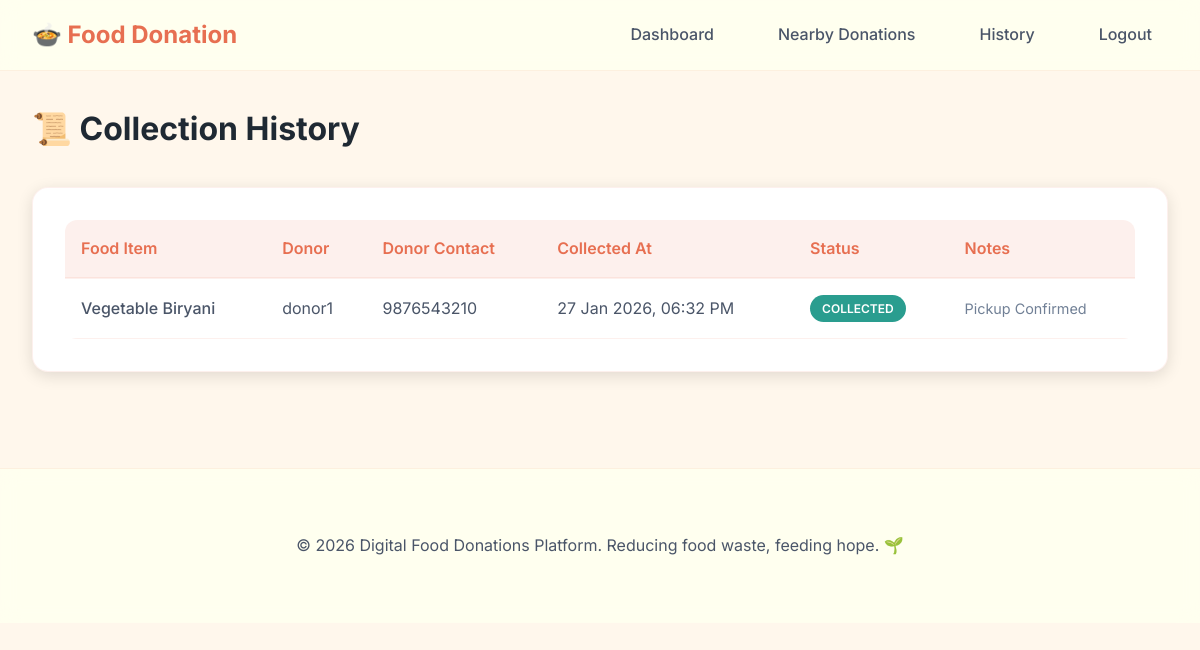
The page /ngo/history (signed in) on the database its author committed.
### models.py (models this page shows, shortened)
class Donation(db.Model):
    __tablename__ = 'donation'
    id = db.Column(db.Integer, primary_key=True)
    donor_id = db.Column(db.Integer, db.ForeignKey('user.id'), nullable=False)
    food_name = db.Column(db.String(150), nullable=False)
    quantity = db.Column(db.String(50), nullable=False)
    food_time = db.Column(db.String(20), nullable=False)  # morning/afternoon/night
    expiry_datetime = db.Column(db.DateTime, nullable=False)
    location = db.Column(db.String(100), nullable=False)
    description = db.Column(db.Text, nullable=True)
    status = db.Column(db.String(20), default='available')  # available/accepted/collected/expired
    accepted_by = db.Column(db.Integer, db.ForeignKey('ngo.id'), nullable=True)
    created_at = db.Column(db.DateTime, default=datetime.utcnow)
    updated_at = db.Column(db.DateTime, default=datetime.utcnow, onupdate=datetime.utcnow)
    requests = db.relationship('Request', backref='donation', lazy=True)
    acceptor = db.relationship('NGO', backref='accepted_donations', foreign_keys=[accepted_by])

class User(db.Model, UserMixin):
    __tablename__ = 'user'
    id = db.Column(db.Integer, primary_key=True)
    username = db.Column(db.String(80), unique=True, nullable=False)
    email = db.Column(db.String(120), unique=True, nullable=False)
    password_hash = db.Column(db.String(200), nullable=False)
    phone_number = db.Column(db.String(15), nullable=False)
    location = db.Column(db.String(100), nullable=False)
    role = db.Column(db.String(20), nullable=False)  # 'donor' or 'recipient'
    is_active = db.Column(db.Boolean, default=True)
    created_at = db.Column(db.DateTime, default=datetime.utcnow)
    donations = db.relationship('Donation', backref='donor', lazy=True, foreign_keys='Donation.donor_id')

### app.py (the view)
@app.route('/ngo/history')
@login_required
@role_required('ngo')
def ngo_history():
    donations = Donation.query.filter_by(accepted_by=current_user.id).order_by(Donation.updated_at.desc()).all()
    return render_template('ngo/history.html', donations=donations)

### app.py (called while the page is built)
@login_manager.user_loader
def load_user(user_id):
    user_type = session.get('user_type')
    if user_type == 'user':
        return User.query.get(int(user_id))
    elif user_type == 'ngo':
        return NGO.query.get(int(user_id))
    elif user_type == 'admin':
        return Admin.query.get(int(user_id))
    return None

def role_required(role):
    def decorator(f):
        @wraps(f)
        def decorated_function(*args, **kwargs):
            if not current_user.is_authenticated:
                flash('Please login to access this page.', 'warning')
                return redirect(url_for('login'))
            if session.get('user_type') != role:
                flash('You do not have permission to access this page.', 'danger')
                return redirect(url_for('index'))
            return f(*args, **kwargs)
        return decorated_function
    return decorator

### templates/ngo/history.html (shortened to what this page needs)
{% extends "base.html" %}
{% block content %}
<div class="container">
    <h1 style="margin-bottom: 2rem;">📜 Collection History</h1>
    <div class="card fade-in">
        {% if donations %}
        <div class="table-container">
            <table>
                <thead>
                    <tr>
                        <th>Food Item</th>
                        <th>Donor</th>
                        <th>Donor Contact</th>
                        <th>Collected At</th>
                        <th>Status</th>
                        <th>Notes</th>
                    </tr>
                </thead>
                <tbody>
                    {% for donation in donations %}
                    <tr>
                        <td style="font-weight: 500;">{{ donation.food_name }}</td>
                        <td>{{ donation.donor.username }}</td>
                        <td>{{ donation.donor.phone_number }}</td>
                        <td>{{ donation.updated_at.strftime('%d %b %Y, %I:%M %p') }}</td>
                        <td>
                            {% if donation.status == 'accepted' %}
                            <span class="badge badge-warning">Pending Pickup</span>
                            {% elif donation.status == 'collected' %}
                            <span class="badge badge-success">Collected</span>
                            {% endif %}
                        </td>
                        <td style="color: var(--text-muted); font-size: 0.9rem;">
                            {% if donation.status == 'accepted' %}
                            <a href="{{ url_for('ngo_confirm', donation_id=donation.id) }}"
                                class="btn btn-sm btn-outline">Confirm Pickup</a>
                            {% else %}
                            Pickup Confirmed
                            {% endif %}
                        </td>
                    </tr>
                    {% endfor %}
                </tbody>
            </table>
        </div>
        {% else %}
        <div style="text-align: center; padding: 2rem;">
            <h3>No history yet</h3>
            <p style="color: var(--text-secondary);">You haven't accepted any donations yet.</p>
        </div>
        {% endif %}
    </div>
</div>
{% endblock %}

### static/css/style.css (style rules this page uses)
:root { --primary: #E76F51; --primary-dark: #d15a3d; --primary-light: #f08c71; --secondary: #2A9D8F; --secondary-dark: #21867a; --accent: #F4A261; --card-bg: #FFFFFF; --bg-primary: #FFF7EC; --bg-secondary: #fffefd; --bg-tertiary: #fdf9f4; --text-primary: #1F2933; --text-secondary: #4a5568; --text-muted: #718096; --success: #2A9D8F; --warning: #F4A261; --danger: #E76F51; --info: #3b82f6; --glass-bg: rgba(255, 255, 240, 0.9); --glass-border: rgba(231, 111, 81, 0.1); --shadow-sm: 0 2px 8px rgba(0, 0, 0, 0.08); --shadow-md: 0 4px 16px rgba(0, 0, 0, 0.12); --shadow-lg: 0 8px 32px rgba(0, 0, 0, 0.16); --shadow-glow: 0 0 20px rgba(231, 111, 81, 0.2); --transition: all 0.3s cubic-bezier(0.4, 0, 0.2, 1); }
* { margin: 0; padding: 0; box-sizing: border-box; }
body { font-family: 'Inter', sans-serif; background: var(--bg-primary); color: var(--text-primary); line-height: 1.6; min-height: 100vh; }
.card { background: var(--card-bg); backdrop-filter: blur(10px); border: 1px solid var(--glass-border); border-radius: 16px; padding: 2rem; box-shadow: var(--shadow-md); transition: var(--transition); }
.badge { padding: 0.25rem 0.75rem; border-radius: 20px; font-size: 0.75rem; font-weight: 600; text-transform: uppercase; display: inline-block; }
.badge-success { background: var(--success); color: white; }
.table-container { overflow-x: auto; border-radius: 12px; background: var(--card-bg); backdrop-filter: blur(10px); }
table { width: 100%; border-collapse: collapse; }
thead { background: rgba(231, 111, 81, 0.1); }
th { padding: 1rem; text-align: left; font-weight: 600; color: var(--primary); border-bottom: 2px solid var(--glass-border); }
td { padding: 1rem; border-bottom: 1px solid var(--glass-border); color: var(--text-secondary); }
.container { max-width: 1200px; margin: 0 auto; padding: 2rem; }
.fade-in { animation: fadeIn 0.5s ease-out; }

### rows shown on the page
Donation: food_name "Vegetable Biryani", donor.username "donor1", donor.phone_number "9876543210", updated_at "27 Jan 2026, 06:32 PM", status "COLLECTED"
